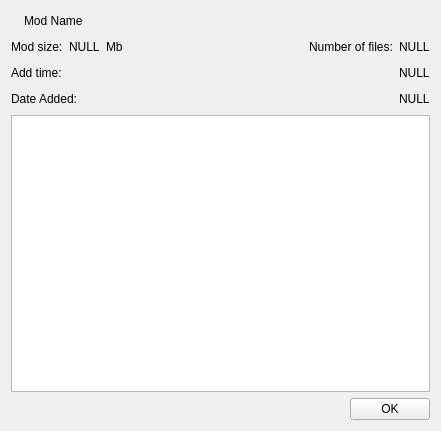
<?xml version="1.0" encoding="UTF-8"?>
<ui version="4.0">
 <class>ModInfoForm</class>
 <widget class="QWidget" name="ModInfoForm">
  <property name="windowModality">
   <enum>Qt::ApplicationModal</enum>
  </property>
  <property name="geometry">
   <rect>
    <x>0</x>
    <y>0</y>
    <width>441</width>
    <height>431</height>
   </rect>
  </property>
  <property name="windowTitle">
   <string>Form</string>
  </property>
  <layout class="QGridLayout" name="gridLayout">
   <item row="0" column="0">
    <layout class="QHBoxLayout" name="horizontalLayout_2">
     <item>
      <widget class="QLabel" name="modImageLabel">
       <property name="font">
        <font>
         <family>Yu Gothic UI</family>
         <pointsize>9</pointsize>
        </font>
       </property>
       <property name="text">
        <string/>
       </property>
       <property name="pixmap">
        <pixmap>Resources/mod.png</pixmap>
       </property>
      </widget>
     </item>
     <item>
      <widget class="QLabel" name="modNameLabel">
       <property name="font">
        <font>
         <family>Yu Gothic UI</family>
         <pointsize>9</pointsize>
        </font>
       </property>
       <property name="text">
        <string>Mod Name</string>
       </property>
      </widget>
     </item>
     <item>
      <spacer name="horizontalSpacer_2">
       <property name="orientation">
        <enum>Qt::Horizontal</enum>
       </property>
       <property name="sizeHint" stdset="0">
        <size>
         <width>40</width>
         <height>20</height>
        </size>
       </property>
      </spacer>
     </item>
    </layout>
   </item>
   <item row="1" column="0" colspan="2">
    <layout class="QHBoxLayout" name="horizontalLayout">
     <item>
      <widget class="QLabel" name="modSizeLabel">
       <property name="font">
        <font>
         <family>Yu Gothic UI</family>
         <pointsize>9</pointsize>
        </font>
       </property>
       <property name="text">
        <string>Mod size:</string>
       </property>
      </widget>
     </item>
     <item>
      <widget class="QLabel" name="modSizeValueLabel">
       <property name="font">
        <font>
         <family>Yu Gothic UI</family>
         <pointsize>9</pointsize>
        </font>
       </property>
       <property name="text">
        <string>NULL</string>
       </property>
      </widget>
     </item>
     <item>
      <widget class="QLabel" name="label">
       <property name="font">
        <font>
         <family>Yu Gothic UI</family>
         <pointsize>9</pointsize>
        </font>
       </property>
       <property name="text">
        <string>Mb</string>
       </property>
      </widget>
     </item>
     <item>
      <spacer name="horizontalSpacer_3">
       <property name="orientation">
        <enum>Qt::Horizontal</enum>
       </property>
       <property name="sizeHint" stdset="0">
        <size>
         <width>40</width>
         <height>20</height>
        </size>
       </property>
      </spacer>
     </item>
     <item>
      <widget class="QLabel" name="numberOfFilesLabel">
       <property name="font">
        <font>
         <family>Yu Gothic UI</family>
         <pointsize>9</pointsize>
        </font>
       </property>
       <property name="text">
        <string>Number of files:</string>
       </property>
      </widget>
     </item>
     <item>
      <widget class="QLabel" name="numberOfFilesValueLabel">
       <property name="font">
        <font>
         <family>Yu Gothic UI</family>
         <pointsize>9</pointsize>
        </font>
       </property>
       <property name="text">
        <string>NULL</string>
       </property>
      </widget>
     </item>
    </layout>
   </item>
   <item row="2" column="0" colspan="2">
    <layout class="QVBoxLayout" name="verticalLayout">
     <item>
      <layout class="QHBoxLayout" name="horizontalLayout_3">
       <item>
        <widget class="QLabel" name="addTimeLabel">
         <property name="font">
          <font>
           <family>Yu Gothic UI</family>
           <pointsize>9</pointsize>
          </font>
         </property>
         <property name="text">
          <string>Add time:</string>
         </property>
        </widget>
       </item>
       <item>
        <spacer name="horizontalSpacer_4">
         <property name="orientation">
          <enum>Qt::Horizontal</enum>
         </property>
         <property name="sizeHint" stdset="0">
          <size>
           <width>40</width>
           <height>20</height>
          </size>
         </property>
        </spacer>
       </item>
       <item>
        <widget class="QLabel" name="addTimeValueLabel">
         <property name="font">
          <font>
           <family>Yu Gothic UI</family>
           <pointsize>9</pointsize>
          </font>
         </property>
         <property name="text">
          <string>NULL</string>
         </property>
        </widget>
       </item>
      </layout>
     </item>
     <item>
      <layout class="QHBoxLayout" name="horizontalLayout_4">
       <item>
        <widget class="QLabel" name="dateAddedLabel">
         <property name="font">
          <font>
           <family>Yu Gothic UI</family>
           <pointsize>9</pointsize>
          </font>
         </property>
         <property name="text">
          <string>Date Added:</string>
         </property>
        </widget>
       </item>
       <item>
        <spacer name="horizontalSpacer_5">
         <property name="orientation">
          <enum>Qt::Horizontal</enum>
         </property>
         <property name="sizeHint" stdset="0">
          <size>
           <width>40</width>
           <height>20</height>
          </size>
         </property>
        </spacer>
       </item>
       <item>
        <widget class="QLabel" name="dateAddedValueLabel">
         <property name="font">
          <font>
           <family>Yu Gothic UI</family>
           <pointsize>9</pointsize>
          </font>
         </property>
         <property name="text">
          <string>NULL</string>
         </property>
        </widget>
       </item>
      </layout>
     </item>
    </layout>
   </item>
   <item row="3" column="0" colspan="2">
    <widget class="QListWidget" name="modFilesListWidget">
     <property name="font">
      <font>
       <family>Yu Gothic UI</family>
      </font>
     </property>
    </widget>
   </item>
   <item row="4" column="1">
    <widget class="QPushButton" name="OkPushButton">
     <property name="font">
      <font>
       <family>Yu Gothic UI</family>
       <pointsize>9</pointsize>
      </font>
     </property>
     <property name="text">
      <string>OK</string>
     </property>
    </widget>
   </item>
  </layout>
 </widget>
 <resources/>
 <connections/>
</ui>
